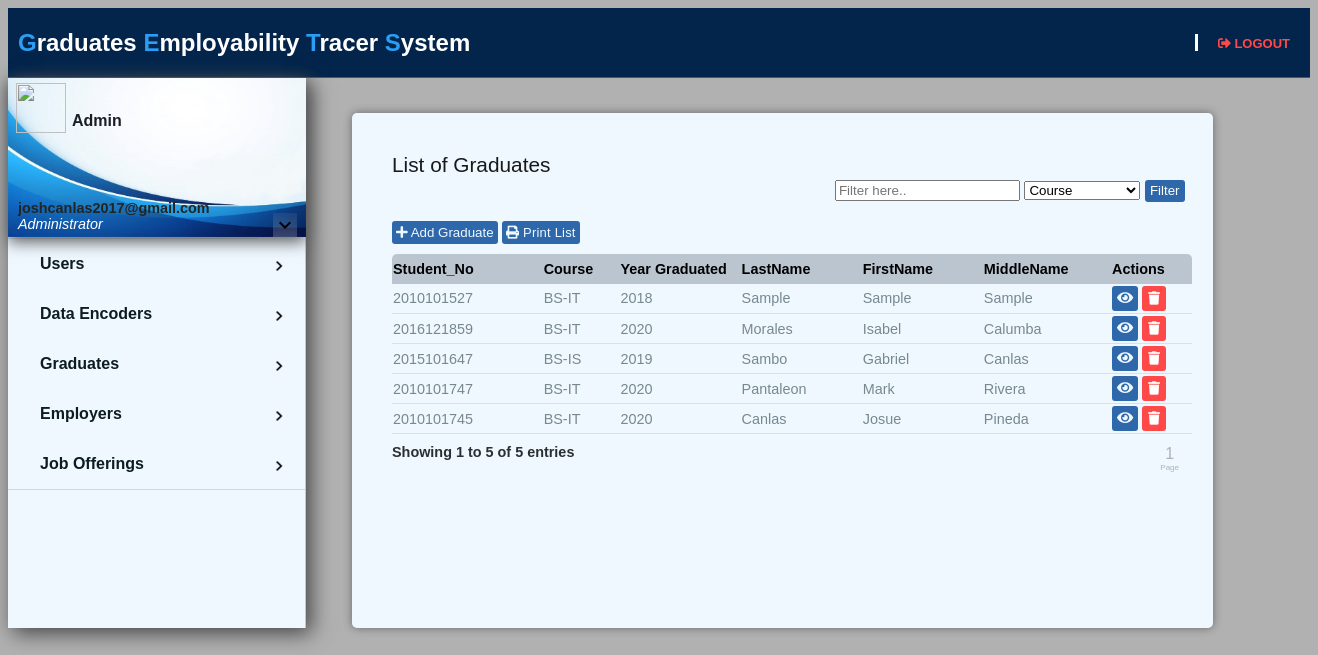
/Admin/List_graduates.php (signed in), run on the app's committed database.
### tables this page shows
CREATE TABLE `userstb` (
  `ID` int(11) NOT NULL,
  `Name` varchar(50) NOT NULL,
  `Email` varchar(50) NOT NULL,
  `Contact` varchar(255) NOT NULL,
  `Password` varchar(100) NOT NULL,
  `attempt` varchar(255) NOT NULL,
  `log_time` varchar(255) NOT NULL,
  `account_type` varchar(1) NOT NULL
);

CREATE TABLE `graduates_infotbl` (
  `GID` int(11) NOT NULL,
  `UID` int(11) NOT NULL,
  `Stud_No` varchar(50) NOT NULL,
  `lastname` varchar(50) NOT NULL,
  `firstname` varchar(50) NOT NULL,
  `middlename` varchar(50) NOT NULL,
  `gender` varchar(10) NOT NULL,
  `address` varchar(255) NOT NULL,
  `civil_status` varchar(50) NOT NULL,
  `birthdate` varchar(25) NOT NULL,
  `course` varchar(70) NOT NULL,
  `year_graduated` varchar(15) NOT NULL,
  `date_added` varchar(25) NOT NULL,
  `last_update` varchar(25) NOT NULL
);

### Admin/List_graduates.php (the view, shortened to what this page needs)
<?php
if (isset($_SESSION["email"])) {
    $email = $_SESSION["email"];
}else{
    echo "<script>window.location.href='../Login';</script>";
}
include_once '../includes/connection.php';
$sql_query = mysqli_query($conn, "SELECT Name, account_type from userstb WHERE Email='$email'");
$fetch = mysqli_fetch_assoc($sql_query);
$db_name = ucfirst($fetch['Name']);
$db_account_type = $fetch['account_type'];
if ($db_account_type == 1) {
    $account_type = "Administrator";
}else{
    echo "<script>window.location.href='../Login';</script>";
}
if (isset($_GET['page'])) {
    $page = $_GET['page'];
}else {
    $page = 1;
}
$num_per_page = 10;
$start_from = ($page - 1)*10;
?>
<!DOCTYPE html>
<html lang="en">
<head>
    <link rel="stylesheet" href="../css/main.css">
    <link rel="stylesheet" href="../fonts/fontawesome/css/all.min.css">
</head>
<body>
    <header>
        <div class="container">
            <div id="title">
                <h2><span class="highlights">G</span>raduates <span class="highlights">E</span>mployability <span class="highlights">T</span>racer <span class="highlights">S</span>ystem</h2>
            </div>
            <nav>
                <ul>
                   <li class="current"><a href="../logout"><i class="fa fa-sign-out-alt"></i> Logout</a></li>
                </ul>
            </nav>
        </div>
    </header>
        <div class="navbox">
                <div class="sidepanel">
                    <img src="../img/images 7.jpeg" class="emailphoto">
                        <div class="photo">
                            <img src="../img/photo10.png" class="accphoto">
                            <label for="" class="fullname"><?php echo $db_name; ?></label>
                        </div>
                        <div class="emailacc">
                            <p class="email-user"><b><?php echo $email; ?></b><br>
                            <i><font color="#ffffff"><?php echo $account_type; ?></font></i>
                            </p>
                        </div>
                    </div>
            <div class="navpanel">
                <div class="multi-level">
                    <div class="item">
                        <img src="../img/emaildropdown5.png" class="arrow"><label for="A">Users</label>
                    </div>
                </div>
                <div class="item">
                    <img src="../img/emaildropdown5.png" class="arrow"><label for="B">Data Encoders</label>
                </div>
                <div class="item">
                    <img src="../img/emaildropdown5.png" class="arrow"><label for="c">Graduates</label>
                </div>
                <div class="item">
                    <img src="../img/emaildropdown5.png" class="arrow"><label for="f">Employers</label>
                </div>
                <div class="item">
                    <img src="../img/emaildropdown5.png" class="arrow"><label for="j">Job Offerings</label>
                </div>
            </div>
         </div>
         <div class="dropdownnav">
         <label for="E"><img class="emaildropdown" src="../img/emaildropdown5.png"></label>
        </div>
        <div class="mainpanel">
            <div class="statuspanel">
            </div>
                <div class="datapanel">
                <CAPTION><h3>List of Graduates</h3></CAPTION>
            <center><table border="0" class="searchtable" width="770">
            <tr><td>
            <form align="right"class="searchform" action="" method="POST">
            <input type="text" name="searchbox" placeholder="Filter here..">
            <select name="filter" id="filter">
            <option value="course">Course</option>
            </select>
            <input type="submit" class="searchbtn" name="search" value="Filter">
            </td></tr>
            </table></center>
            <button onclick="Addgrad()" class="addenum" style="margin:0; padding:4; background:#2e68aa; color:aliceblue; border:0; border-radius: 3px 3px 3px 3px; cursor:pointer;"><img src="" alt=""><i class="fa fa-plus"></i> Add Graduate</button>
            <a href='../TCPDF/User/print_grad' target='_blank' class='print_grad' style=''><i class='fa fa-print'></i> Print List</a>
                <table border="0" width="500" align="center"class="table-stripped" >
                    <thead>
                        <tr height="30">
                            <th width='100px'>Student_No</th>
                            <th width='50px'>Course</th>
                            <th width='80px'>Year Graduated</th>
                            <th width='80px'>LastName</th>
                            <th width='80px'>FirstName</th>
                            <th width='80px'>MiddleName</th>
                            <th width='50px'>Actions</th>
                        </tr>
                    </thead>
                            <?php
                                if (!isset($_POST['search'])) {
                            ?>
                                <?php
                                if (empty($_GET["getUpdate"])) {
                                ?>
                        <?php
                $query = mysqli_query($conn, "SELECT * FROM graduates_infotbl");
                        $total_count = mysqli_num_rows($query);
                        if ($total_count == 0) {
                            echo "<tr><td colspan='7'>
                            <center><b>No Record Found</b></center>
                            </td></tr></table>";
                        } else {
                        $sql = "SELECT GID, Stud_No, lastname, firstname, middlename, course, year_graduated FROM graduates_infotbl order by GID desc limit $start_from,$num_per_page ";
                        $result = $conn-> query($sql);
                        if ($result-> num_rows > 0){
                            $showcount = 0;
                            while ($row = $result-> fetch_assoc()){
                                $showcount = $showcount + 1;
                                $GID = $row['GID'];
                                $stud_no = $row['Stud_No'];
                                $db_lname = ucfirst($row['lastname']);
                                $db_fname = $row["firstname"];
                                $db_mname = $row["middlename"];
                                $db_course = $row["course"];
                                $db_yr_grad = $row["year_graduated"];
                            $jScript = md5(rand(1,9));
                            $newScript = md5(rand(1,9));
                            $getUpdate = md5(rand(1,9));
                            echo "<tbody><tr height=30>
                                    <td width='80px'><div class='divId'>$stud_no</div></td>
                                    <td width='50px'>$db_course</td>
                                    <td width='80px'>$db_yr_grad</td>
                                    <td width='80px'><div class='divLNAme'>$db_lname</div></td>
                                    <td width='80px'><div class='divFName'>$db_fname</div></td>
                                    <td width='80px'><div class='divMName'>$db_mname</div></td>
                                   <td width='50px'>
                                   <a href='Graduates_profile?jScript=$jScript && newScript=$newScript && view=$getUpdate && ID=$GID' class='bt-view'>
                                   <i class='fa fa-eye'></i></a>
                                   <span class='tooltipv'>View Profile</span>
                                   <button onClick='deleteme($GID)' class='bt-delete'>
                                   <i class='fa fa-trash'></i></button>
                                   <span class='tooltipd'>Delete</span>
                                   </td>
                                 </tr>
                                 </tbody>
                                 ";
                            }
                                $count_to = $showcount + $start_from;
                                if ($page >= 1) {
                                    $start_from = $start_from + 1;
                                }
                                    echo "</table>
                                    <span class='showentries'>Showing $start_from to $count_to of  $total_count entries</span>";
                                    echo "<span class='pagination'>";
                                    echo "<button disabled class='page-active'>".$page."<br><span class='mini-page'>Page</span></button>";
                                echo "</span>";
                    }else{
                        echo "<tr><td>
                            <center><b>No Record Found</b></center>
                            </td></tr></table>";
                    }
                }
                ?>
                        <?php
                        }else{
                        include 'updating_enum.php';
                        }
                        ?>
                        <?php
                        }else{
                            $preg_rep = $_POST['searchbox'];
                            $preg_rep = preg_replace("#[^0-9a-z@. ]#i","",$preg_rep);
                            echo "<script>window.location.href='Search_grad?filt=".$preg_rep."&&cat=".$_POST['filter']."';</script>";
                            }
                        ?>
                </div>
        </div>
</body>
</html>

### css/main.css (style rules this page uses)
body { font-family: Helvetica, sans-serif; padding:0; background-color: #b1b1b1; }
.container { margin: auto; overflow: hidden; }
header ul { margin: 0; padding: 0; }
header { min-width:1300px; background: #03254c; color: #ffffff; padding-top: 1px; min-height: 15px; border-bottom: 1px #1166b1 solid ; }
header a { color: #ffffff; text-transform: uppercase; font-size: 13px; }
header li { display: inline; padding: 0 20px 0 20px; border-left: #ffffff solid; }
header #title { margin-left:10px; float: left; }
header nav { float: right; margin-top: 25px; }
header .highlights { color: #2a9df4; font-weight: bold; }
header .current a { text-decoration: none; color: #ff4949; font-weight: bold; }
.navbox { float: left; overflow: hidden; max-width: 22%; min-width: 297px; height: 550px; background-color: aliceblue; border-right: 1px #7887966c solid; box-shadow: 5px 5px 20px #444343; }
.sidepanel { overflow: hidden; width: 250px; height: 160px; background: linear-gradient(#1167b1,aliceblue); border-bottom: 1px solid #CFD8DC; }
.emailacc { padding-top: 108px; padding-left: 10px; }
.emailacc .email-user { font-size: 0.9em; color: #222522; }
.multi-level, .item ul, .navpanel input[type="checkbox"] { display: none; transition: 0.1s; }
.multi-level, .item input:checked ~ ul { display: block; transition: 0.1s; }
.arrow { width: 20px; height: 20px; vertical-align: middle; float: right; z-index: 0; margin: 17px 1em 0 2em; }
.item input + .arrow { transform: rotate(-90deg); transition: 0.1s; }
.photo { float: left; }
.accphoto { width: 50px; height: 50px; padding-left: 8px; padding-top: 5px; }
.dropdownnav .emaildropdown { background: linear-gradient(#e8eaec11,#f4f5f536); }
.dropdownnav label { margin: 0; padding: 0; }
.dropdownnav { border-radius: 2px 2px 2px 2px; float: left; position: absolute; z-index: 1; margin-left: 265px; margin-top: 135px; }
label { width: 100%; display: block; z-index: 3; position: relative; }
.navpanel { height:auto; width: 100%; min-width:250px; background-color: aliceblue; overflow-x: hidden; overflow-y:hidden; border-bottom: 1px solid #CFD8DC; }
.navpanel ul, .navpanel li, label { line-height: 50px; margin: 0; padding: 0 2em; list-style: none; text-decoration: none; color: #0c1c22 ; font-weight: bold; width: 100%; }
.mainpanel { margin-left:324px; width: 73%; position:absolute; height: 550px; }
.datapanel { height: 475px; width: 821px; padding-top: 40px; padding-left: 40px; margin-left: 20px; float: left; font-weight: bold; background-color: aliceblue; box-shadow: 0px 0px 10px rgba(0,0,0,.400); border-radius: 5px 5px 5px 5px; }
.datapanel h3 { font-size:1.3em; font-weight:400; color: rgba(0,0,0,.9); margin: 0; }
.datapanel th { background:#b5c0cce7; }
.fullname { margin: -37px 1em 0 2em; color: #191f25; }
.statuspanel { position:relative; width: 84%; height: 35px; margin-left: 20px; }
.datapanel td { color: rgb(119, 136, 145); font-weight: normal; }
.table-stripped { border:1 horizontal; }
.table-stripped { border-collapse: collapse; margin: 10px 0; font-size: 0.9em; min-width: 800px; max-width: 800px; border-radius: 5px 5px 0 0; overflow:hidden; text-align: left; }
.table-stripped th { background:#b5c0cce7; font-size: 1em; }
.table-stripped tbody td { border-bottom: 1px solid #dedfdf; }
.emailphoto { width: 298px; height: 159px; position:absolute; box-shadow: 0 5px 15px #5a5c5f; }
.accphoto { position:relative; }
.emailacc { position:relative; }

### data on the page
userstb: Name "Admin", account_type "Administrator"
graduates_infotbl: Stud_No "2010101527", course "BS-IT", year_graduated "2018", lastname "Sample", firstname "Sample", middlename "Sample"
graduates_infotbl: Stud_No "2016121859", course "BS-IT", year_graduated "2020", lastname "Morales", firstname "Isabel", middlename "Calumba"
graduates_infotbl: Stud_No "2015101647", course "BS-IS", year_graduated "2019", lastname "Sambo", firstname "Gabriel", middlename "Canlas"
graduates_infotbl: Stud_No "2010101747", course "BS-IT", year_graduated "2020", lastname "Pantaleon", firstname "Mark", middlename "Rivera"
graduates_infotbl: Stud_No "2010101745", course "BS-IT", year_graduated "2020", lastname "Canlas", firstname "Josue", middlename "Pineda"

### other printed values
$email "joshcanlas2017@gmail.com"
$start_from "1"
$count_to "5"
$total_count "5"
$page "1"
